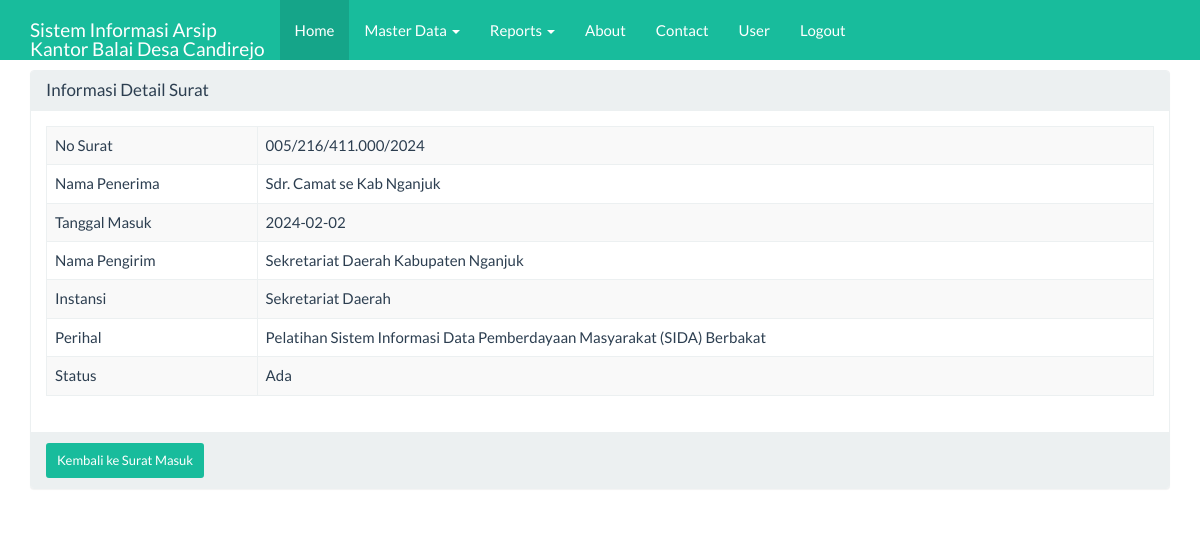
The page /index_admin.php?page=surat&actions=detail&no_surat=005/216/411.000/2024 (signed in) on the database its author committed.
### tables this page shows
CREATE TABLE `surat_masuk` (
  `no_surat` varchar(50) NOT NULL DEFAULT '',
  `nama_penerima` varchar(50) NOT NULL,
  `tgl_masuk` date NOT NULL,
  `nama_pengirim` varchar(50) NOT NULL,
  `instansi` varchar(50) NOT NULL,
  `perihal` text NOT NULL,
  `status` varchar(50) NOT NULL
);

### views/surat_detail.php (the view)
<div class="container">
    <div class="row">
        <div class="col-xs-12">
            <div class="panel panel-default">
                <div class="panel-heading">
                    <h3 class="panel-title">Informasi Detail Surat</h3>
                </div>
                <div class="panel-body">
                    <?php
                    $sql = "SELECT *FROM surat_masuk WHERE no_surat ='" . $_GET ['no_surat'] . "'";
                    $query = mysqli_query($koneksi, $sql) or die("SQL Detail error");
                    $data = mysqli_fetch_array($query);
                    ?>
                    <table class="table table-bordered table-striped table-hover">
                        <tr>
                            <td>No Surat</td> <td><?= $data['no_surat'] ?></td>
                        </tr>
                        <tr>
                            <td>Nama Penerima</td> <td><?= $data['nama_penerima'] ?></td>
                        </tr>
						<tr>
                            <td>Tanggal Masuk</td> <td><?= $data['tgl_masuk'] ?></td>
                        </tr>
                        <tr>
                            <td>Nama Pengirim</td> <td><?= $data['nama_pengirim'] ?></td>
                        </tr>
                        <tr>
                            <td>Instansi</td> <td><?= $data['instansi'] ?></td>
                        </tr>
                         <tr>
                            <td>Perihal</td> <td><?= $data['perihal'] ?></td>
                        </tr>
						<tr>
                            <td>Status</td> <td><?= $data['status'] ?></td>
                        </tr>
                    </table>
                </div>
                <div class="panel-footer">
                    <a href="?page=surat&actions=tampil" class="btn btn-success btn-sm">
                        Kembali ke Surat Masuk </a>
                </div>
            </div>
        </div>
    </div>
</div>

### index_admin.php (style rules this page uses)
body { margin-top:70px; }

### rows shown on the page
surat_masuk: no_surat "005/216/411.000/2024", nama_penerima "Sdr. Camat se Kab Nganjuk", tgl_masuk "2024-02-02", nama_pengirim "Sekretariat Daerah Kabupaten Nganjuk", instansi "Sekretariat Daerah", perihal "Pelatihan Sistem Informasi Data Pemberdayaan Masyarakat (SIDA) Berbakat", status "Ada"
